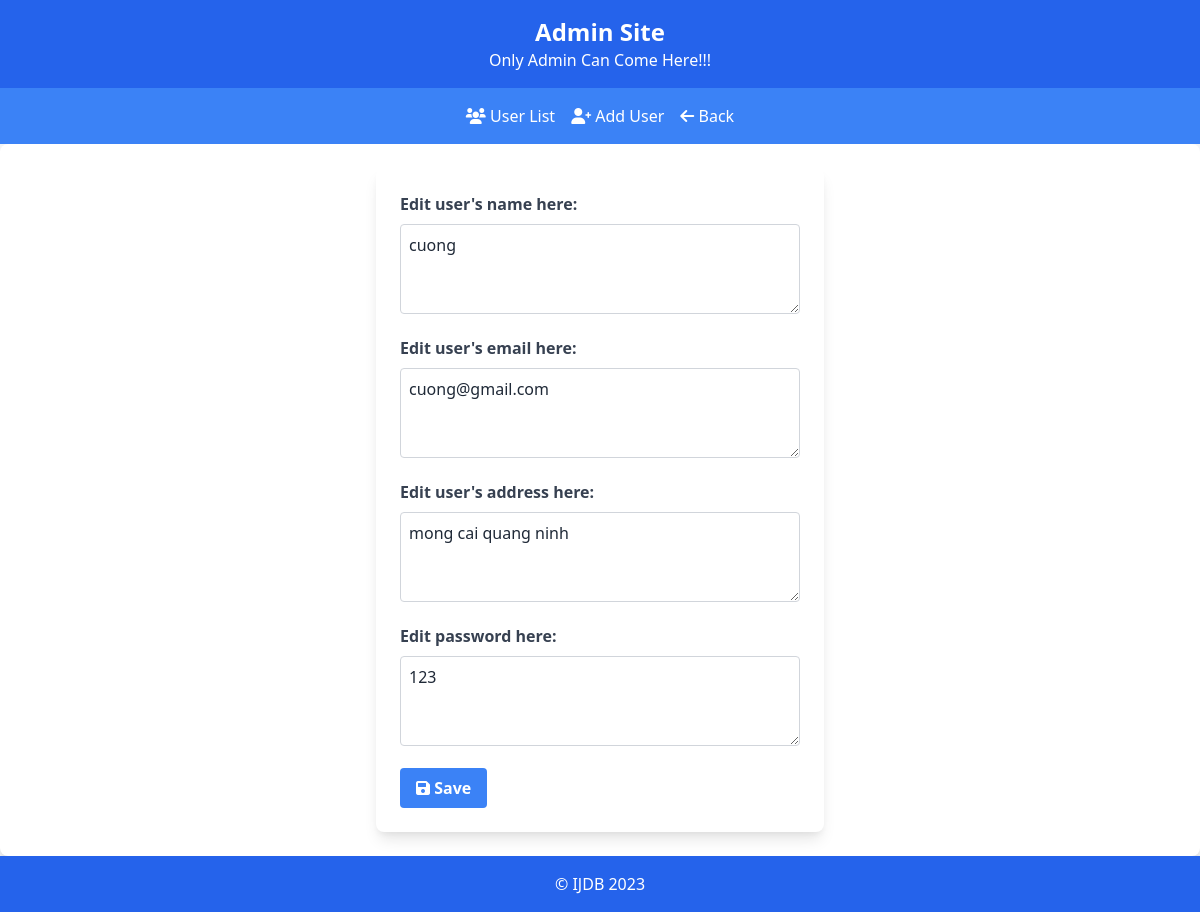
The app's page /admin/edit_user.php?id=8 with its own data.
### tables this page shows
CREATE TABLE `users` (
  `id` int(50) NOT NULL,
  `name_user` varchar(50) NOT NULL,
  `email` varchar(50) NOT NULL,
  `username` varchar(50) NOT NULL,
  `pass` varchar(50) NOT NULL,
  `adress` varchar(50) NOT NULL,
  `role` tinyint(1) NOT NULL DEFAULT 0,
  `date_of_birth` date NOT NULL
);

### admin/edit_user.php (called while the page is built, shortened)
<?php
include '../includes/DatabaseConnection.php';
include '../includes/dbfunction.php';
try{
    if(isset($_POST['submit'])){
        $sql = 'UPDATE users SET name_user = :name_user, email = :email, adress = :adress, pass = :pass  WHERE id = :id';
        $stmt = $pdo->prepare($sql);
        $stmt->bindValue(':name_user', $_POST['name_user']);
        $stmt->bindValue(':email', $_POST['email']);
        $stmt->bindValue(':adress', $_POST['adress']);
        $stmt->bindValue(':pass', $_POST['pass']);
        $stmt->bindValue(':id', $_POST['id']);
        $stmt->execute();
        header('location: manage_user.php');
    }else{
        $user = getuser($pdo, $_GET['id']);
        include '../templates/edit_user.html.php';
        $output = ob_get_clean();
    }
}catch(PDOException $e){
    $title = 'error has occured';
    $output == 'Error editing question: ' . $e->getMessage();
}
include '../templates/manage_user_layout.html.php';
?>

### includes/dbfunction.php (called while the page is built, shortened)
<?php
function query($pdo, $sql, $parameters = []) {
	$query = $pdo->prepare($sql);
	$query->execute($parameters);
	return $query;
}
function getuser($pdo, $id) {
	$parameters = [':id' => $id];
	$query = query($pdo, 'SELECT * FROM users WHERE id = :id', $parameters);
	return $query->fetch();
}

### templates/edit_user.html.php (the view, shortened to what this page needs)
<!DOCTYPE html>
<html lang="en">
<head>
    <link href="https://cdn.jsdelivr.net/npm/tailwindcss@2.2.19/dist/tailwind.min.css" rel="stylesheet">
    <link rel="stylesheet" href="https://cdnjs.cloudflare.com/ajax/libs/font-awesome/6.0.0-beta3/css/all.min.css">
</head>
<body class="bg-gray-100 p-6">
    <form action="" method="post" class="bg-white p-6 rounded-lg shadow-lg max-w-md mx-auto">
        <div class="mb-4">
            <label for="name_user" class="block text-gray-700 font-bold mb-2">Edit user's name here:</label>
            <textarea name="name_user" rows="3" cols="30" class="w-full p-2 border border-gray-300 rounded"><?=$user['name_user'] ?></textarea>
        </div>
        <div class="mb-4">
            <label for="email" class="block text-gray-700 font-bold mb-2">Edit user's email here:</label>
            <textarea name="email" rows="3" cols="30" class="w-full p-2 border border-gray-300 rounded"><?=$user['email'] ?></textarea>
        </div>
        <div class="mb-4">
            <label for="address" class="block text-gray-700 font-bold mb-2">Edit user's address here:</label>
            <textarea name="adress" rows="3" cols="30" class="w-full p-2 border border-gray-300 rounded"><?=$user['adress']?></textarea>
        </div>
        <div class="mb-4">
            <label for="pass" class="block text-gray-700 font-bold mb-2">Edit password here:</label>
            <textarea name="pass" rows="3" cols="30" class="w-full p-2 border border-gray-300 rounded"><?=$user['pass']?></textarea>
        </div>
        <button type="submit" name="submit" class="bg-blue-500 hover:bg-blue-700 text-white font-bold py-2 px-4 rounded">
            <i class="fas fa-save"></i> Save
        </button>
    </form>
</body>
</html>

### records on screen
users: name_user "cuong", email "cuong@gmail.com", adress "mong cai quang ninh", pass "123"
